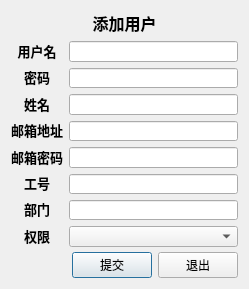
<?xml version="1.0" encoding="UTF-8"?>
<ui version="4.0">
 <class>AddUserDialog</class>
 <widget class="QDialog" name="AddUserDialog">
  <property name="geometry">
   <rect>
    <x>0</x>
    <y>0</y>
    <width>249</width>
    <height>289</height>
   </rect>
  </property>
  <property name="minimumSize">
   <size>
    <width>249</width>
    <height>289</height>
   </size>
  </property>
  <property name="maximumSize">
   <size>
    <width>1920</width>
    <height>289</height>
   </size>
  </property>
  <property name="windowTitle">
   <string>Dialog</string>
  </property>
  <layout class="QVBoxLayout" name="verticalLayout_4">
   <item>
    <layout class="QVBoxLayout" name="verticalLayout_3">
     <item>
      <widget class="QLabel" name="label_9">
       <property name="text">
        <string>&lt;html&gt;&lt;head/&gt;&lt;body&gt;&lt;p align=&quot;center&quot;&gt;&lt;span style=&quot; font-size:12pt; font-weight:600;&quot;&gt;添加用户&lt;/span&gt;&lt;/p&gt;&lt;/body&gt;&lt;/html&gt;</string>
       </property>
      </widget>
     </item>
     <item>
      <layout class="QHBoxLayout" name="horizontalLayout_3">
       <item>
        <layout class="QVBoxLayout" name="verticalLayout_2">
         <item>
          <widget class="QLabel" name="label">
           <property name="text">
            <string>&lt;html&gt;&lt;head/&gt;&lt;body&gt;&lt;p align=&quot;center&quot;&gt;&lt;span style=&quot; font-size:10pt; font-weight:600;&quot;&gt;用户名&lt;/span&gt;&lt;/p&gt;&lt;/body&gt;&lt;/html&gt;</string>
           </property>
          </widget>
         </item>
         <item>
          <widget class="QLabel" name="label_2">
           <property name="text">
            <string>&lt;html&gt;&lt;head/&gt;&lt;body&gt;&lt;p align=&quot;center&quot;&gt;&lt;span style=&quot; font-size:10pt; font-weight:600;&quot;&gt;密码&lt;/span&gt;&lt;/p&gt;&lt;/body&gt;&lt;/html&gt;</string>
           </property>
          </widget>
         </item>
         <item>
          <widget class="QLabel" name="label_3">
           <property name="text">
            <string>&lt;html&gt;&lt;head/&gt;&lt;body&gt;&lt;p align=&quot;center&quot;&gt;&lt;span style=&quot; font-size:10pt; font-weight:600;&quot;&gt;姓名&lt;/span&gt;&lt;/p&gt;&lt;/body&gt;&lt;/html&gt;</string>
           </property>
          </widget>
         </item>
         <item>
          <widget class="QLabel" name="label_4">
           <property name="text">
            <string>&lt;html&gt;&lt;head/&gt;&lt;body&gt;&lt;p align=&quot;center&quot;&gt;&lt;span style=&quot; font-size:10pt; font-weight:600;&quot;&gt;邮箱地址&lt;/span&gt;&lt;/p&gt;&lt;/body&gt;&lt;/html&gt;</string>
           </property>
          </widget>
         </item>
         <item>
          <widget class="QLabel" name="label_5">
           <property name="text">
            <string>&lt;html&gt;&lt;head/&gt;&lt;body&gt;&lt;p align=&quot;center&quot;&gt;&lt;span style=&quot; font-size:10pt; font-weight:600;&quot;&gt;邮箱密码&lt;/span&gt;&lt;/p&gt;&lt;/body&gt;&lt;/html&gt;</string>
           </property>
          </widget>
         </item>
         <item>
          <widget class="QLabel" name="label_6">
           <property name="text">
            <string>&lt;html&gt;&lt;head/&gt;&lt;body&gt;&lt;p align=&quot;center&quot;&gt;&lt;span style=&quot; font-size:10pt; font-weight:600;&quot;&gt;工号&lt;/span&gt;&lt;/p&gt;&lt;/body&gt;&lt;/html&gt;</string>
           </property>
          </widget>
         </item>
         <item>
          <widget class="QLabel" name="label_7">
           <property name="text">
            <string>&lt;html&gt;&lt;head/&gt;&lt;body&gt;&lt;p align=&quot;center&quot;&gt;&lt;span style=&quot; font-size:10pt; font-weight:600;&quot;&gt;部门&lt;/span&gt;&lt;/p&gt;&lt;/body&gt;&lt;/html&gt;</string>
           </property>
          </widget>
         </item>
         <item>
          <widget class="QLabel" name="label_8">
           <property name="text">
            <string>&lt;html&gt;&lt;head/&gt;&lt;body&gt;&lt;p align=&quot;center&quot;&gt;&lt;span style=&quot; font-size:10pt; font-weight:600;&quot;&gt;权限&lt;/span&gt;&lt;/p&gt;&lt;/body&gt;&lt;/html&gt;</string>
           </property>
          </widget>
         </item>
        </layout>
       </item>
       <item>
        <layout class="QVBoxLayout" name="verticalLayout">
         <item>
          <widget class="QLineEdit" name="uNameEdit"/>
         </item>
         <item>
          <widget class="QLineEdit" name="uPwdEdit"/>
         </item>
         <item>
          <widget class="QLineEdit" name="rNameEdit"/>
         </item>
         <item>
          <widget class="QLineEdit" name="emailEdit">
           <property name="minimumSize">
            <size>
             <width>161</width>
             <height>20</height>
            </size>
           </property>
           <property name="toolTip">
            <string>&lt;html&gt;&lt;head/&gt;&lt;body&gt;&lt;p align=&quot;center&quot;&gt;&lt;br/&gt;&lt;/p&gt;&lt;/body&gt;&lt;/html&gt;</string>
           </property>
           <property name="text">
            <string/>
           </property>
          </widget>
         </item>
         <item>
          <widget class="QLineEdit" name="ePwdEdit"/>
         </item>
         <item>
          <widget class="QLineEdit" name="jobNumEdit"/>
         </item>
         <item>
          <widget class="QLineEdit" name="sectionEdit"/>
         </item>
         <item>
          <widget class="QComboBox" name="authorityComBox"/>
         </item>
        </layout>
       </item>
      </layout>
     </item>
     <item>
      <layout class="QHBoxLayout" name="horizontalLayout_2">
       <item>
        <spacer name="horizontalSpacer">
         <property name="orientation">
          <enum>Qt::Horizontal</enum>
         </property>
         <property name="sizeHint" stdset="0">
          <size>
           <width>40</width>
           <height>20</height>
          </size>
         </property>
        </spacer>
       </item>
       <item>
        <widget class="QPushButton" name="confirmBtn">
         <property name="text">
          <string>提交</string>
         </property>
        </widget>
       </item>
       <item>
        <widget class="QPushButton" name="exitBtn">
         <property name="text">
          <string>退出</string>
         </property>
        </widget>
       </item>
      </layout>
     </item>
    </layout>
   </item>
  </layout>
 </widget>
 <resources/>
 <connections/>
 <slots>
  <slot>confirm()</slot>
 </slots>
</ui>
